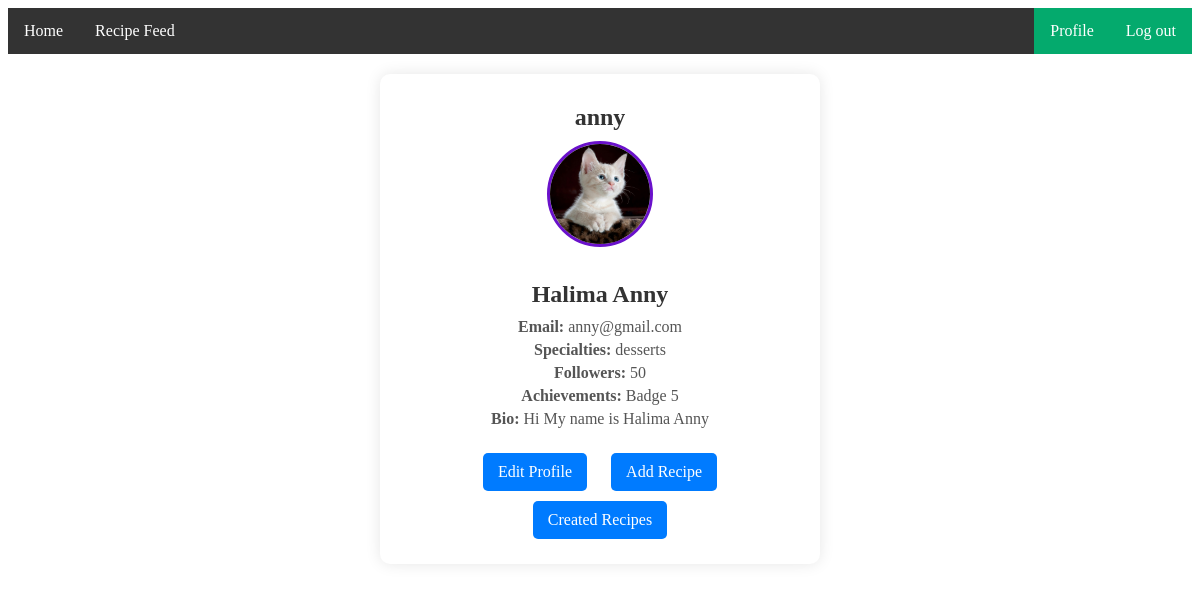
The app's page /ProfilePage/ (signed in) with its own data.
### myApp/models.py (models this page shows, shortened)
class customUser(AbstractUser):
    USER=[
        ('viewers','Viewers'),
        ('creator','Creator'),
    ]
    user_type=models.CharField(choices=USER,max_length=100,null=True)
    Profile_Pic=models.ImageField(upload_to='Media/Profile_Pic' ,null=True)

class creatorProfileModel(models.Model):
    SPECIALIST=[
        ('desserts','Desserts'),
        ('vegan_recipes','VeganRecipes'),
    ]
    user = models.OneToOneField(customUser, on_delete=models.CASCADE,related_name='creatorsProfile')
    Specialties=models.CharField(choices=SPECIALIST,max_length=100,null=True)
    Followers=models.PositiveIntegerField(max_length=100,null=True)
    Achievements=models.CharField(max_length=100,null=True)
    Bio=models.TextField(max_length=100,null=True)

### myProject/views.py (the view)
# urls.py: path("ProfilePage/", profilePage, name="profilePage"),
@login_required
def profilePage(request):
    return render(request,"profilePage.html")

### Template/profilePage.html (shortened to what this page needs)
{% extends 'base.html' %}
{% block body %}
<div class="profile-container">
    <h2>{{ request.user.username }}</h2>
    <img src="/{{request.user.Profile_Pic }}" alt="Profile Picture">
    <h2>{{ request.user.first_name }} {{ request.user.last_name }}</h2>
    <p><strong>Email:</strong> {{ request.user.email }}</p>
    {% if request.user.user_type == 'creator' %}
    <p><strong>Specialties:</strong> {{ request.user.creatorsProfile.Specialties }}</p>
    <p><strong>Followers:</strong> {{ request.user.creatorsProfile.Followers }}</p>
    <p><strong>Achievements:</strong> {{ request.user.creatorsProfile.Achievements }}</p>
    <p><strong>Bio:</strong> {{ request.user.creatorsProfile.Bio }}</p>
    {% endif %}
    <div class="button-container">
        <a href="{% url 'editProfile' %}" class="action-link">Edit Profile</a>
        {% if request.user.user_type == 'creator' %}
            <a href="{% url 'addRecipePage' %}" class="action-link">Add Recipe</a>
            <a href="{% url 'createdRecipe' %}" class="action-link">Created Recipes</a>
            {% endif %}
    </div>
</div>
{% endblock body %}

### Template/profilePage.html (style rules this page uses)
.profile-container { background-color: white; padding: 20px; border-radius: 10px; box-shadow: 0 0 15px rgba(0, 0, 0, 0.1); width: 400px; text-align: center; margin: 20px auto; }
.profile-container img { width: 100px; height: 100px; border-radius: 50%; margin-bottom: 20px; border: 3px solid #6a11cb; }
h2 { margin: 10px 0; color: #333; }
p { margin: 5px 0; color: #555; }
.button-container { margin-top: 20px; }
.action-link { display: inline-block; margin: 5px 10px; padding: 10px 15px; background-color: #007BFF; color: white; text-decoration: none; border-radius: 5px; transition: background-color 0.3s; }

### records on screen
customUser: user.username "anny", user.Profile_Pic (picture), user.first_name "Halima", user.last_name "Anny", user.email "anny@gmail.com", user.creatorsProfile.Specialties "desserts", user.creatorsProfile.Followers "50", user.creatorsProfile.Achievements "Badge 5", user.creatorsProfile.Bio "Hi My name is Halima Anny"
